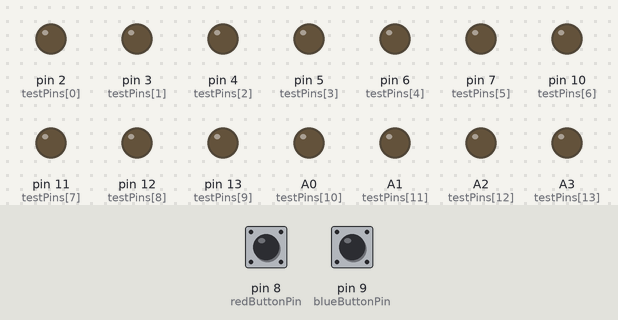
Recording of a sketch running on a simulated Arduino Nano, built with avr-gcc and run on an emulated ATmega328P. Parts: output pins drawn as LEDs (lit = HIGH). The test bench sets the inputs (shaded band); at power-on: pin 9 (blueButtonPin) HIGH, pin 8 (redButtonPin) HIGH. What the sketch prints to the serial monitor is not drawn.

Above: at 1.2 s.
1.3 s: pin 9 (blueButtonPin) pulled LOW for 0.15 s
At 2.5 s:
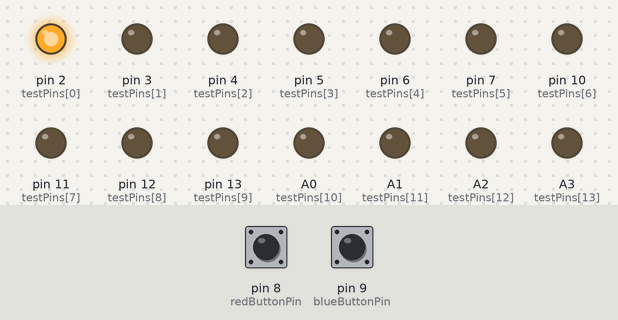
2.9 s: pin 8 (redButtonPin) pulled LOW for 0.15 s
At 3.8 s:
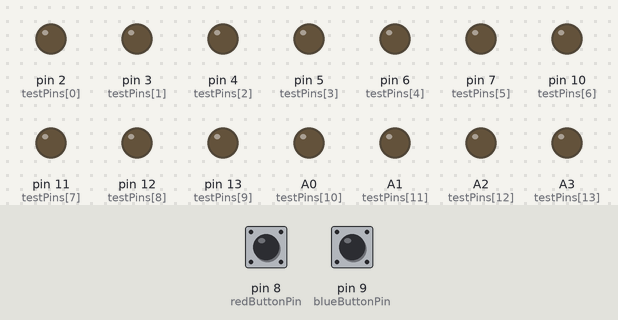
4.5 s: pin 9 (blueButtonPin) pulled LOW for 1 s
At 5.1 s:
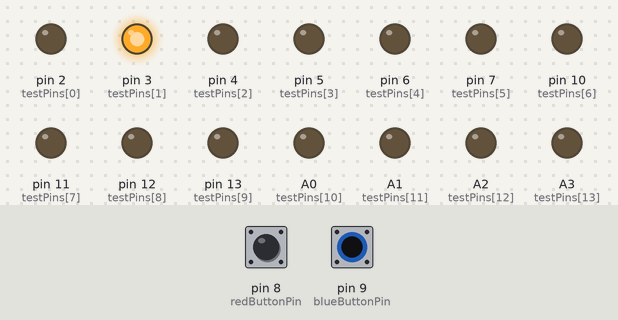
7.0 s: pin 8 (redButtonPin) pulled LOW for 1 s
At 8.2 s:
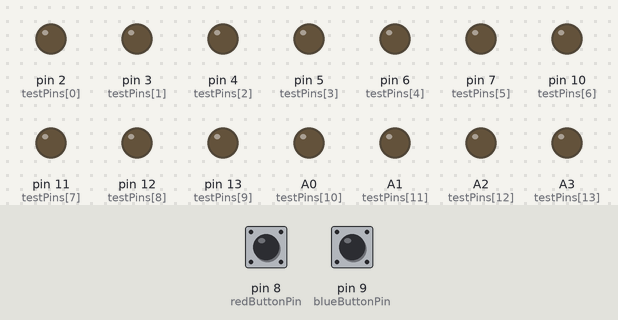
9.5 s: pin 9 (blueButtonPin) pulled LOW for 0.15 s
At 10.2 s:
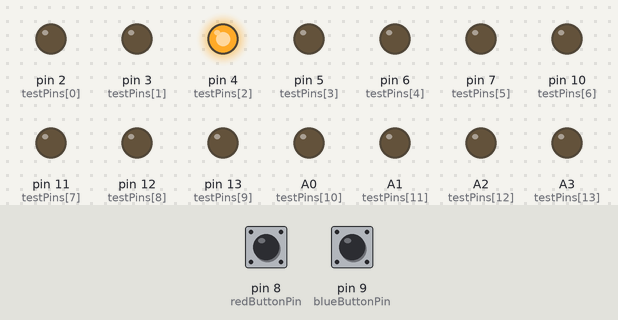
11.1 s: pin 8 (redButtonPin) pulled LOW for 3.2 s
At 11.4 s:
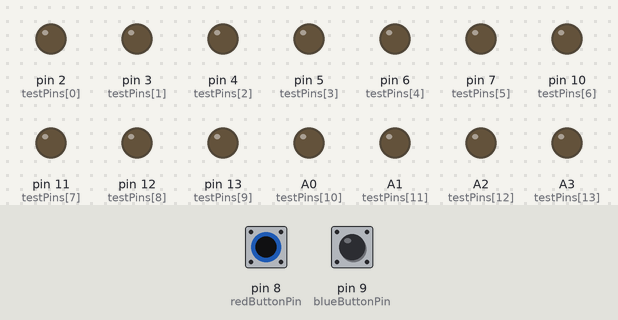
Timing chart, 0 to 14.1 s (numbered marks = the images above; inputs shaded):
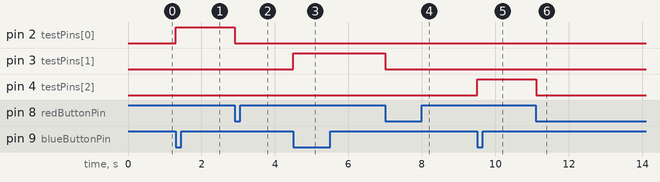

The sketch:

nano_gpio_walk_test.ino
```cpp
const int redButtonPin  = 8;   // Red button: next pin
const int blueButtonPin = 9;   // Blue button: toggle pin

const int testPins[] = {2, 3, 4, 5, 6, 7, 10, 11, 12, 13, A0, A1, A2, A3, A4, A5};
const int totalPins = sizeof(testPins) / sizeof(testPins[0]);

int currentPinIndex = 0;
bool currentState = LOW;
bool redPrev = HIGH;
bool bluePrev = HIGH;

void setup() {
  Serial.begin(9600);
  Serial.println("=== Arduino Nano GPIO Walk Test ===");

  pinMode(redButtonPin, INPUT_PULLUP);
  pinMode(blueButtonPin, INPUT_PULLUP);

  for (int i = 0; i < totalPins; i++) {
    pinMode(testPins[i], OUTPUT);
    digitalWrite(testPins[i], LOW);
  }

  Serial.print("Starting test on ");
  Serial.println(getPinLabel(testPins[currentPinIndex]));
}

void loop() {
  bool redNow = digitalRead(redButtonPin);
  bool blueNow = digitalRead(blueButtonPin);

  if (redPrev == HIGH && redNow == LOW) {
    digitalWrite(testPins[currentPinIndex], LOW);
    currentPinIndex++;

    if (currentPinIndex >= totalPins) {
      Serial.println("✅ All GPIOs have been tested.");
      while (true);
    }

    currentState = LOW;
    Serial.print("➡️ Moving to ");
    Serial.println(getPinLabel(testPins[currentPinIndex]));
  }

  if (bluePrev == HIGH && blueNow == LOW) {
    currentState = !currentState;
    digitalWrite(testPins[currentPinIndex], currentState);
    Serial.print("🔘 ");
    Serial.print(getPinLabel(testPins[currentPinIndex]));
    Serial.print(" set to ");
    Serial.println(currentState == HIGH ? "HIGH" : "LOW");
  }

  redPrev = redNow;
  bluePrev = blueNow;
  delay(50);
}

// === Helper: Convert pin number to label ===
String getPinLabel(int pin) {
  if (pin >= A0 && pin <= A5) {
    return "A" + String(pin - A0);
  } else {
    return "D" + String(pin);
  }
}
```

Measured:
- after the input at 1.3 s, pin 2 (testPins[0]): LOW → HIGH at once
- after the input at 2.9 s, pin 2 (testPins[0]): HIGH → LOW at once
- after the input at 4.5 s, pin 3 (testPins[1]): LOW → HIGH at once
- after the input at 7.0 s, pin 3 (testPins[1]): HIGH → LOW at once
- after the input at 9.5 s, pin 4 (testPins[2]): LOW → HIGH at once
- after the input at 11.1 s, pin 4 (testPins[2]): HIGH → LOW at once
